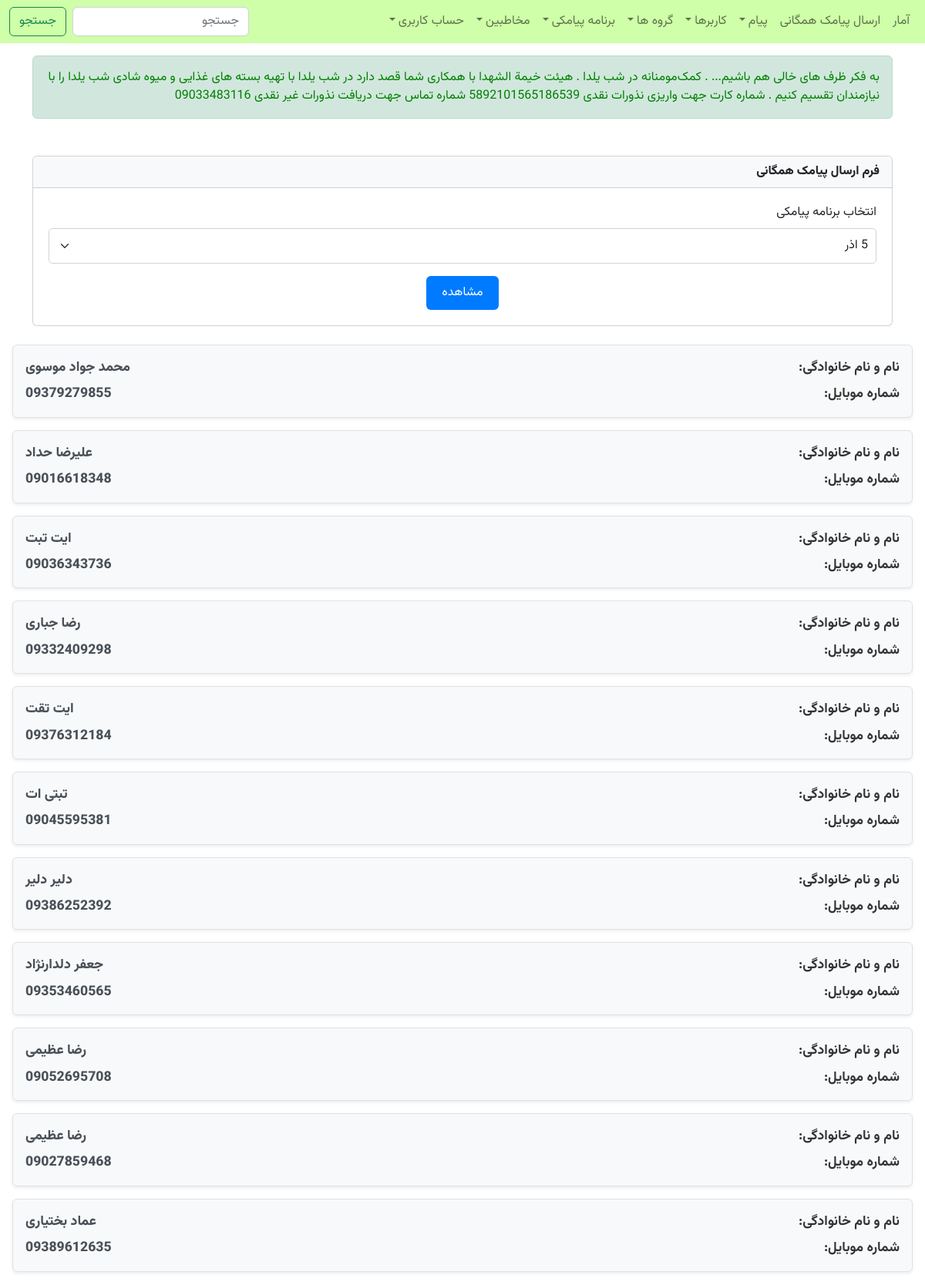
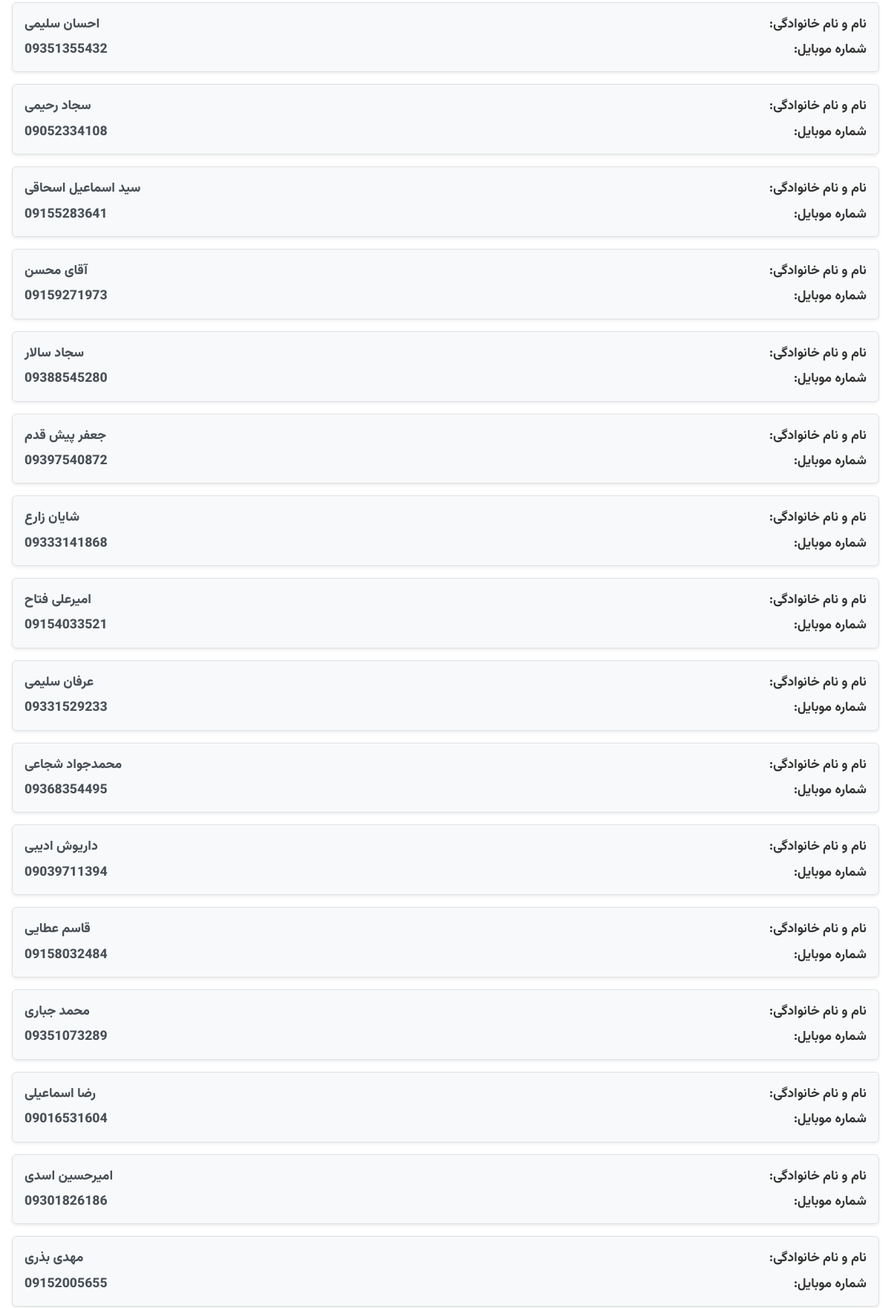
The app's page /sender/list_contacts_in_task_user/ (signed in, upper part) with its own data (2 pictures, top to bottom).
### text_messages/models.py (models this page shows, shortened)
class Message(models.Model):
    MESSAGE_TYPE_CHOICES = [
        ('همگانی', 'همگانی'),
        ('فردی', 'فردی'),
    ]
    text = models.TextField(verbose_name="متن پیام")
    organization = models.ForeignKey("organizations.Organization", on_delete=models.SET_NULL, null=True, blank=True,
                                     verbose_name="سازمان")
    created_by = models.ForeignKey(User, on_delete=models.CASCADE, verbose_name="ایجاد کننده")
    message_type = models.CharField(max_length=10, choices=MESSAGE_TYPE_CHOICES, verbose_name="نوع ارسال پیام")
    is_approved = models.BooleanField(default=False, verbose_name="آیا پیام تایید شده است؟")
    created_at = models.DateTimeField(default=timezone.now, verbose_name="تاریخ ایجاد")
    groups = models.ManyToManyField(Group, blank=True, null=True, verbose_name="گروه‌های مرتبط")  # فیلد جدید
    class Meta:
        verbose_name = 'پیام'
        verbose_name_plural = 'پیام‌ها'

### contacts/models.py (models this page shows, shortened)
class Contact(models.Model):
    GENDER_CHOICES = [
        ('مرد', 'مرد'),
        ('زن', 'زن'),
    ]
    first_name = models.CharField(max_length=150, verbose_name="نام")
    last_name = models.CharField(max_length=150, verbose_name="نام خانوادگی")
    phone_number = models.CharField(max_length=15, verbose_name="شماره تلفن همراه")
    gender = models.CharField(max_length=6, choices=GENDER_CHOICES, verbose_name="جنسیت")
    created_by = models.ForeignKey(User, on_delete=models.SET_NULL, null=True, verbose_name="کاربر ایجاد کننده")
    groups = models.ManyToManyField(Group, verbose_name="گروه‌ها", related_name="contacts")
    organization = models.ForeignKey(Organization, on_delete=models.CASCADE, verbose_name="سازمان",
                                     related_name="contacts")
    created_at = models.DateTimeField(default=timezone.now, verbose_name="تاریخ ایجاد")
    class Meta:
        verbose_name = 'مخاطب'
        verbose_name_plural = 'مخاطبین'

### sender/views.py (the view, shortened to what this page needs)
# urls.py: path('list_contacts_in_task_user/', ListContactsInTaskUser.as_view(), name='list_contacts_in_task_user'),
class ListContactsInTaskUser(BulkSMSAccessRequiredMixin, View):
    def get(self, request):
        if not request.user.is_authenticated:
            return redirect('login')
        user = request.user
        sms_program = request.GET.get('sms_program')
        user_tasks = UserTask.objects.filter(assigned_user=user)
        if not user_tasks.exists():
            return render(request, 'sender/send_bulk_sms.html', {'user_tasks': None, 'contacts': None})
        first_user_task = user_tasks.first()
        contacts = first_user_task.contacts.all() if first_user_task else None
        selected_sms_program = first_user_task.sms_program
        message = selected_sms_program.message.text  # دریافت متن پیام از برنامه پیامکی
        return render(request, 'sender/send_bulk_sms.html', {
            'user_tasks': user_tasks,
            'contacts': contacts,
            'selected_user_tasks': first_user_task.id if first_user_task else None,
            'message': message  # ارسال متن پیام به قالب
        })

### sender/mixins.py (called while the page is built)
    @method_decorator(login_required)
    def dispatch(self, request, *args, **kwargs):
        if not request.user.can_send_bulk_sms:
            raise PermissionDenied("شما مجاز به دسترسی به این صفحه نیستید.")
        return super().dispatch(request, *args, **kwargs)

### sender/templates/sender/send_bulk_sms.html (shortened to what this page needs)
{% extends 'base.html' %}
{% load static %}
{% block content %}
    {% if message %}
        <div class="container mt-3">
            <div class="alert alert-success" role="alert" style="color: green;">
                {{ message }}
            </div>
        </div>
    {% endif %}
    {% if user_tasks %}
        <div class="container mt-5">
            <div class="card">
                <div class="card-header" style="background-color: #f8f9fa; font-weight: bold;">فرم ارسال پیامک همگانی</div>
                <div class="card-body" style="padding: 20px;">
                    <form method="get">
                        <div class="mb-3">
                            <label for="sms_program" class="form-label" style="font-size: 1rem;">انتخاب برنامه پیامکی</label>
                            <select id="sms_program" name="sms_program" class="form-select" required
                                    style="border-radius: 5px; padding: 10px;">
                                {% for task in user_tasks %}
                                    <option value="{{ task.sms_program.id }}"
                                            {% if task.id == selected_user_tasks %}selected{% endif %}>
                                        {{ task.sms_program.name }}
                                    </option>
                                {% endfor %}
                            </select>
                        </div>
                        <div class="d-flex justify-content-center">
                            <button type="submit" class="btn btn-primary"
                                    style="font-size: 1rem; padding: 10px 20px; background-color: #007bff; border: none;">
                                مشاهده
                            </button>
                        </div>
                    </form>
                </div>
            </div>
        </div>
    {% else %}
        <div class="container mt-3">
            <div class="alert alert-warning" role="alert" style="color: #856404; background-color: #fff3cd;">
                هیچ برنامه پیامکی موجود برای شما وجود ندارد.
            </div>
        </div>
    {% endif %}
    {% if contacts %}
        <div class="contact-list mt-4">
            {% for contact in contacts %}
                <div class="shadow-sm p-3 mb-3 mx-3 bg-light rounded d-flex justify-content-between align-items-center"
                     style="transition: all 0.3s ease; border: 1px solid #dee2e6; padding: 20px;">
                    <div class="d-flex flex-column w-100">
                        <div class="d-flex justify-content-between mb-2">
                            <span style="font-size: 1.1rem; font-weight: 600; color: #333;">نام و نام خانوادگی:</span>
                            <span class="fw-bold" style="font-size: 1.1rem; color: #495057;">
                                {% if contact.gender == "زن" %}
                                    خانم {{ contact.last_name }}
                                {% else %}
                                    {{ contact.first_name }} {{ contact.last_name }}
                                {% endif %}
                            </span>
                        </div>
                        <div class="d-flex justify-content-between">
                            <span style="font-size: 1.1rem; font-weight: 600; color: #333;">شماره موبایل:</span>
                            <span dir="ltr" class="fw-bold phone-number" style="font-size: 1.1rem; color: #495057;">
                                {{ contact.phone_number }}
                            </span>
                        </div>
                    </div>
                </div>
            {% endfor %}
        </div>
    {% endif %}
{% endblock %}

### static/css/style.css (style rules this page uses)
body { margin: 0; font-family: vazir, sans-serif; }
.fw-bold { font-weight: bold; }
.contact-list { overflow: auto; }

### records on screen
Message: text "به فکر ظرف های خالی هم باشیم... . کمک‌‌مومنانه در شب یلدا . هیئت خیمة الشهدا با همکاری شما قصد دارد در شب یلدا با تهیه بسته های غذایی و میوه شادی شب یلدا را با نیازمندان تقسیم کنیم . شماره کارت جهت واریزی نذورات نقدی 5892101565186539 شماره تماس جهت دریافت نذورات غیر نقدی 09033483116"
Contact: first_name "محمد جواد", last_name "موسوی", phone_number "09379279855"
Contact: first_name "علیرضا", last_name "حداد", phone_number "09016618348"
Contact: first_name "ایت", last_name "تبت", phone_number "09036343736"
Contact: first_name "رضا", last_name "جباری", phone_number "09332409298"
Contact: first_name "ایت", last_name "تقت", phone_number "09376312184"
Contact: first_name "تبتی", last_name "ات", phone_number "09045595381"
Contact: first_name "دلیر", last_name "دلیر", phone_number "09386252392"
Contact: first_name "جعفر", last_name "دلدارنژاد", phone_number "09353460565"
Contact: first_name "رضا", last_name "عظیمی", phone_number "09052695708"
Contact: first_name "رضا", last_name "عظیمی", phone_number "09027859468"
Contact: first_name "عماد", last_name "بختیاری", phone_number "09389612635"
Contact: first_name "احسان", last_name "سلیمی", phone_number "09351355432"
Contact: first_name "سجاد", last_name "رحیمی", phone_number "09052334108"
Contact: first_name "سید اسماعیل", last_name "اسحاقی", phone_number "09155283641"
Contact: first_name "آقای", last_name "محسن", phone_number "09159271973"
Contact: first_name "سجاد", last_name "سالار", phone_number "09388545280"
Contact: first_name "جعفر", last_name "پیش قدم", phone_number "09397540872"
Contact: first_name "شایان", last_name "زارع", phone_number "09333141868"
Contact: first_name "امیرعلی", last_name "فتاح", phone_number "09154033521"
Contact: first_name "عرفان", last_name "سلیمی", phone_number "09331529233"
Contact: first_name "محمدجواد", last_name "شجاعی", phone_number "09368354495"
Contact: first_name "داریوش", last_name "ادیبی", phone_number "09039711394"
Contact: first_name "قاسم", last_name "عطایی", phone_number "09158032484"
Contact: first_name "محمد", last_name "جباری", phone_number "09351073289"
Contact: first_name "رضا", last_name "اسماعیلی", phone_number "09016531604"
Contact: first_name "امیرحسین", last_name "اسدی", phone_number "09301826186"
Contact: first_name "مهدی", last_name "بذری", phone_number "09152005655"

### other values on screen
form field sms_program "5 اذر"
